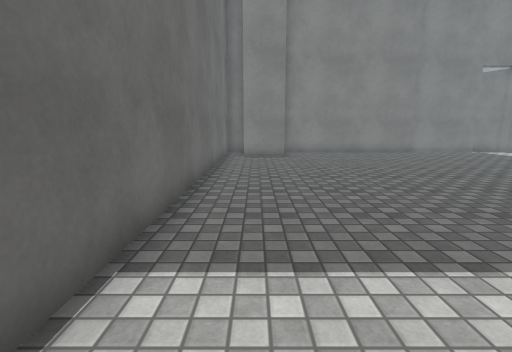
[1] (above)

17 first-person views from a walk through a Unity game level. The camera is 1.3 m above the floor, tilts 10° down and sees 85° across. The floor is counted in squares, 0.95 m on a side. Each view is taken from the middle of a square. On the plan, view 1 faces up. The plan holds only what a view shows up to about 14 squares ahead; the rest is blank. The place goes on beyond the plan. The player is left out. Surface patterns are stand-ins for the level's own textures.

[2]
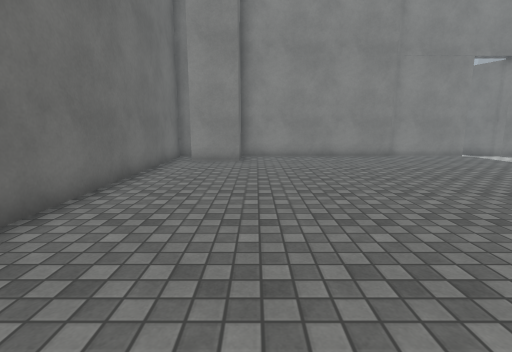

[3]
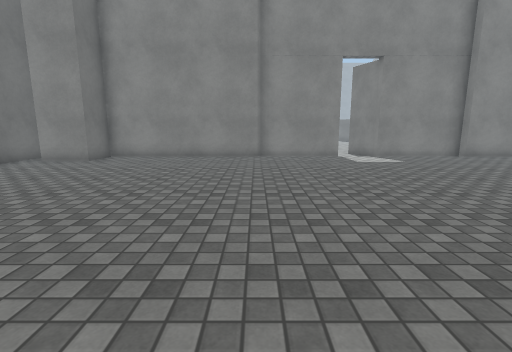

[4]
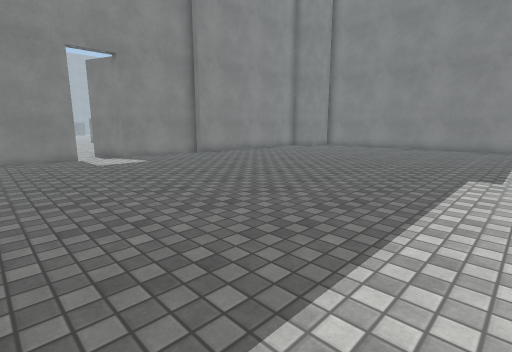

[5]
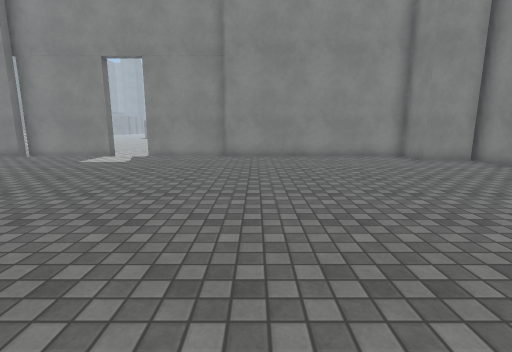

[6]
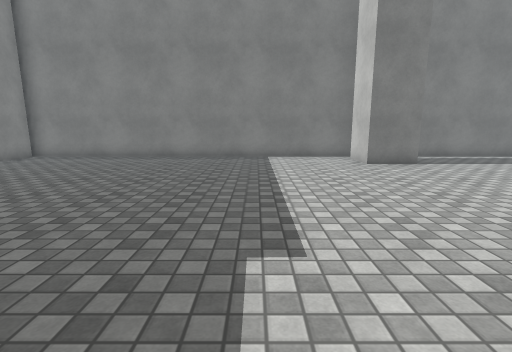

[7]
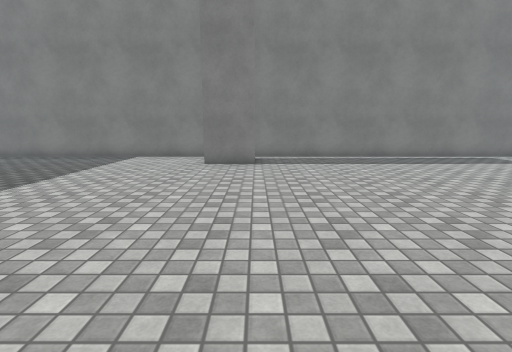

[8]
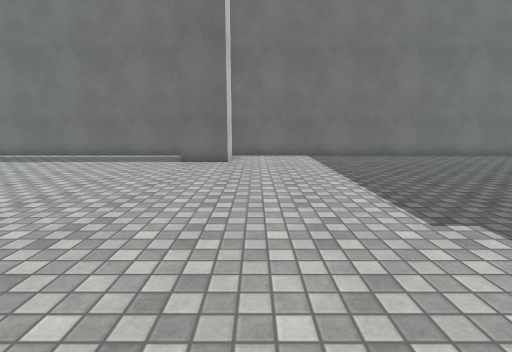

[9]
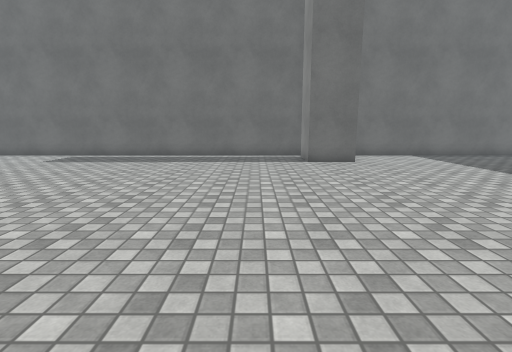

[10]
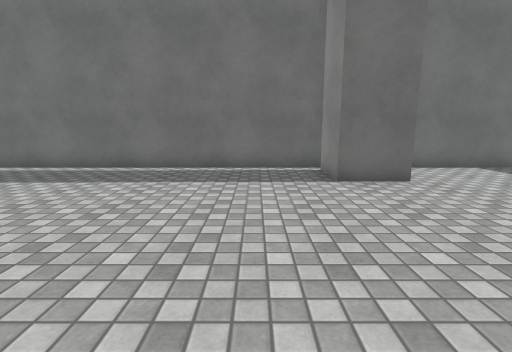

[11]
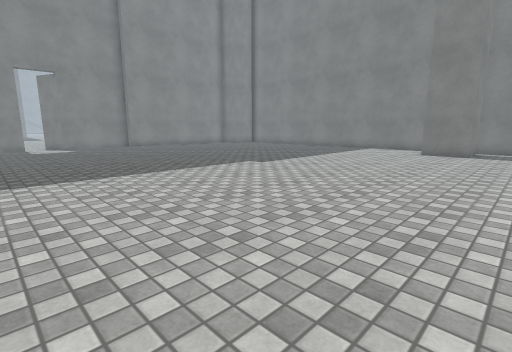

[12]
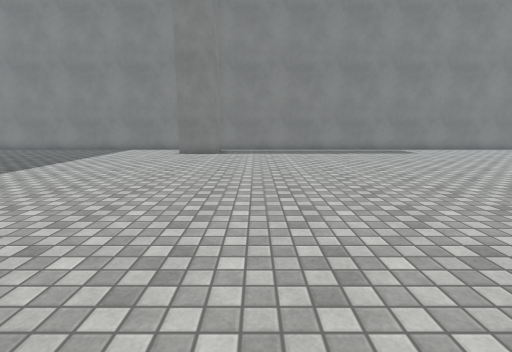

[13]
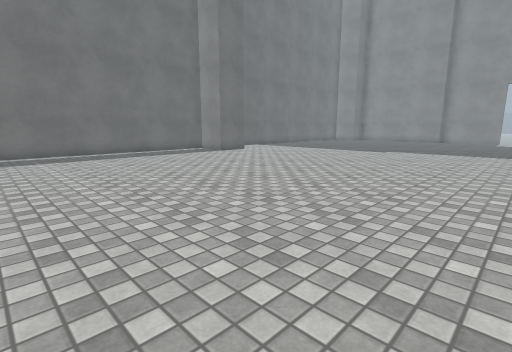

[14]
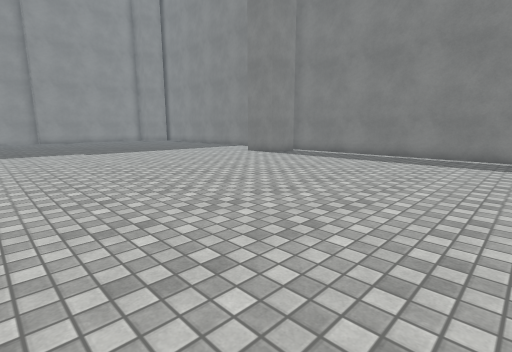

[15]
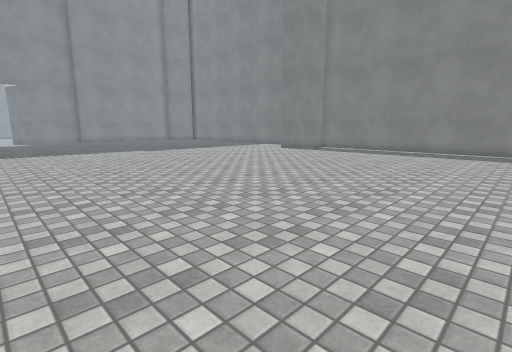

[16]
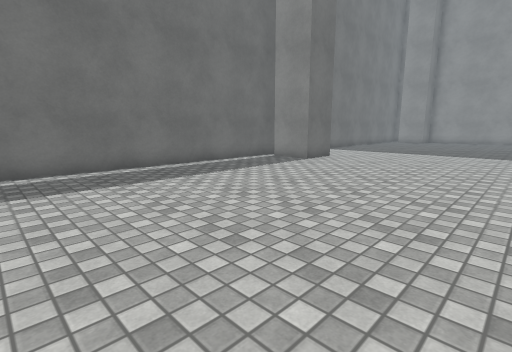

[17]
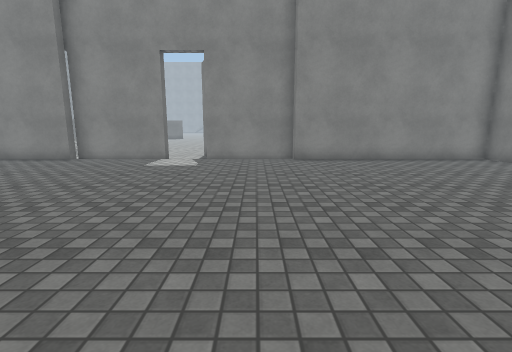

### Floor plan
Points are (right, up) in squares from view 1. A wall is a line through its corners. A room is listed if a view was taken in it or the views show most of it. See-through windows are left out.
Room 1 (views 1, 2, 3, 4, 5, 6, 7, 8, 9, 10, 11, 12, 13, 14, 15, 16, 17)
walls: (-0.2, -1) (1.1, -1) (1.1, -2.9) (-0.8, -2.9); (27.2, -3.1) (25.2, -3.1) (25.2, -1.1) (27.2, -1.1); (27.8, -1.4) (27.8, 13.5); (12, 15.5) (8.1, 15.5); (8.1, 14.8) (1.3, 14.8) (1.3, 13.1) (-0.6, 13.1); (17.9, 15.5) (13.8, 15.5); (27.6, 13) (25.7, 13) (25.7, 14.8) (17.6, 14.8); (27.8, -13.5) (27.8, -2.9); (-0.9, 14.8) (-1.5, 14.8) (-1.5, -13.5)

Where each view was taken, in squares from view 1:
view 1: 0 up, 0 right, facing up
view 2: 2 up, 2 right, facing up
view 3: 2 up, 8 right, facing up
view 4: 2 up, 9 right, facing up-right
view 5: 2 up, 19 right, facing up
view 6: 3 up, 15 right, facing right
view 7: 3 down, 15 right, facing right
view 8: 0 up, 12 right, facing left
view 9: 5 down, 12 right, facing left
view 10: 5 down, 8 right, facing left
view 11: 5 down, 10 right, facing up-right
view 12: 5 down, 11 right, facing right
view 13: 13 down, 14 right, facing up-left
view 14: 13 down, 14 right, facing up-right
view 15: 13 down, 11 right, facing up-right
view 16: 13 down, 8 right, facing up-left
view 17: 3 up, 16 right, facing up
